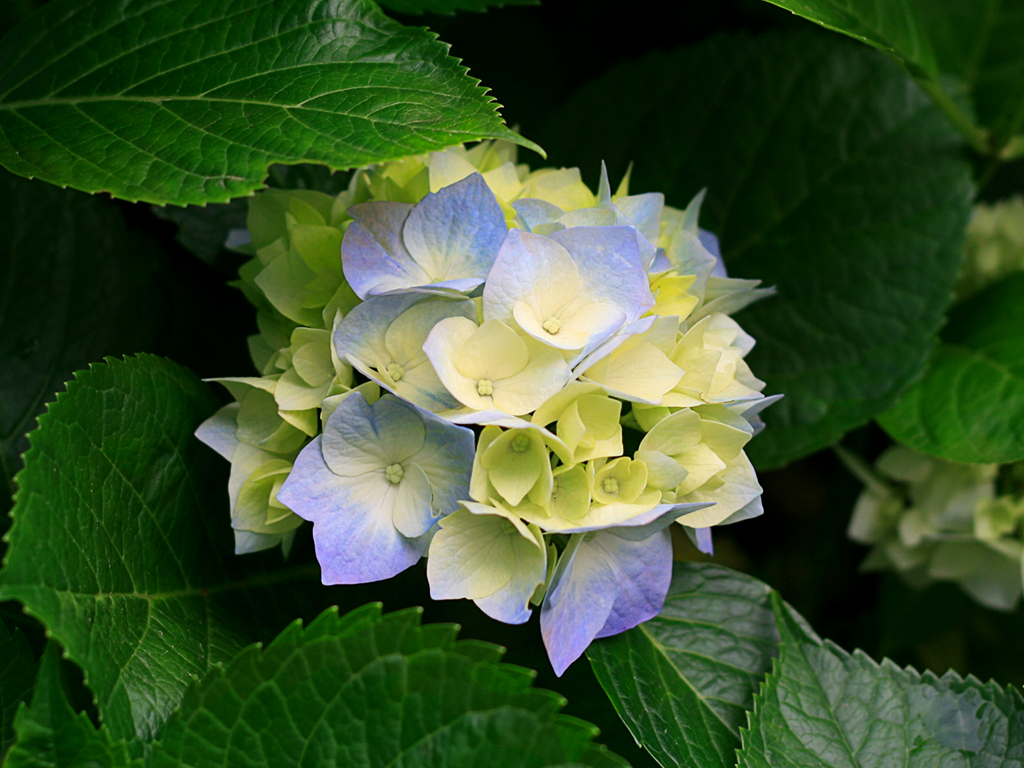
%> input picture 4-12/Hydrangeas.jpg, 1024 x 768 px
$ octave f4_12.m   (GNU Octave 9; MATLAB toolbox functions it lacks are replaced by stand-ins)
%> lines starting %> are read from the running program, lines starting %| are printed output that depends on the picture
clear;
I = imread('Hydrangeas.jpg');
%> I is the input picture: size 768x1024x3 uint8; mean R, G, B 57.3, 81.3, 43.4
I = rgb2gray(I);
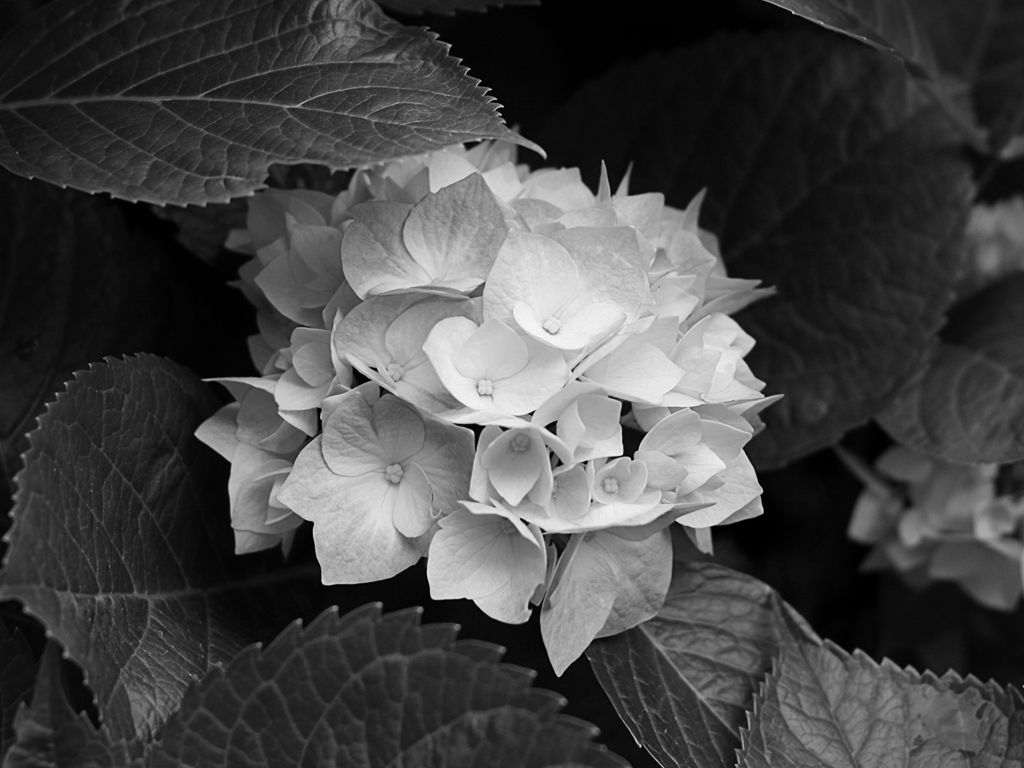
%> I: size 768x1024 uint8; min 0, max 248, mean 69.8
subplot(121),imshow(I);
H = fspecial('Sobel');
H = H';             %Sobel水平模板
TH = filter2(H,I);
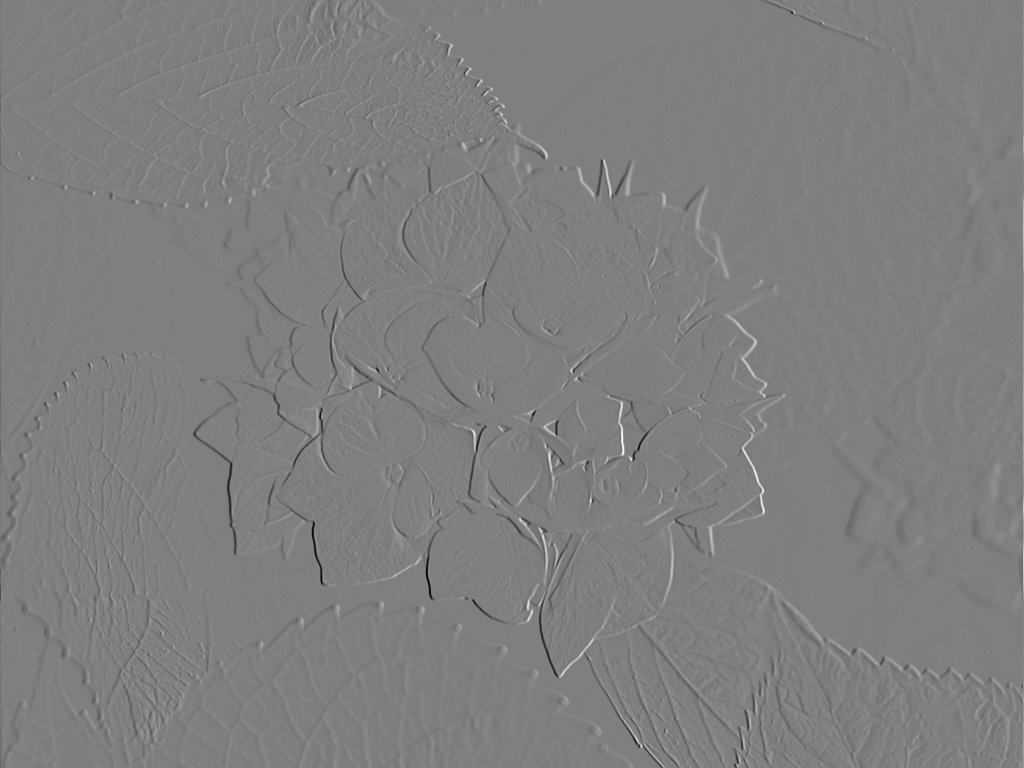
%> TH: size 768x1024 double; min -868, max 873, mean -0.1; drawn with min black and max white
subplot(122),imshow(TH,[])
